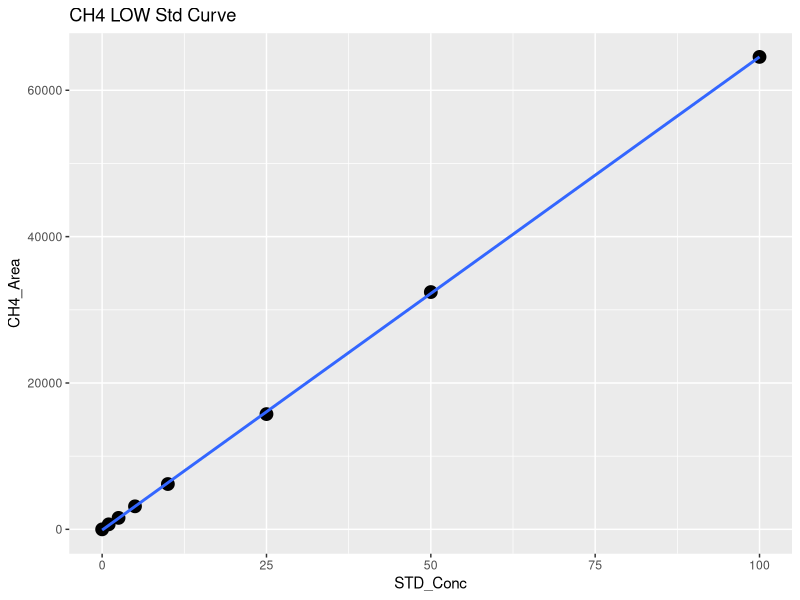
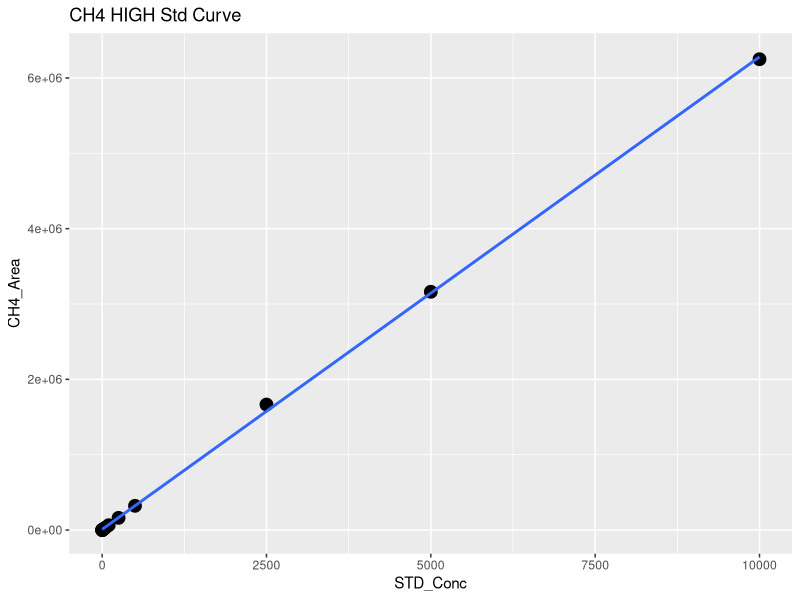
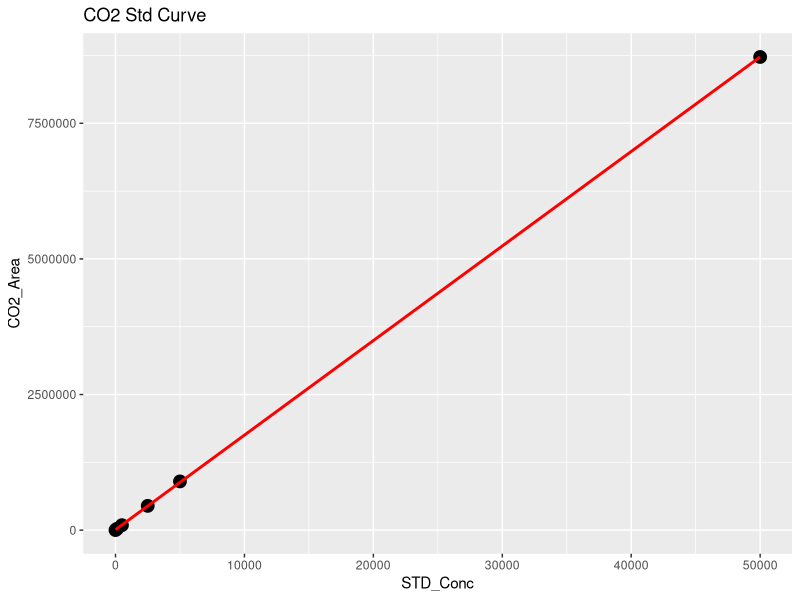
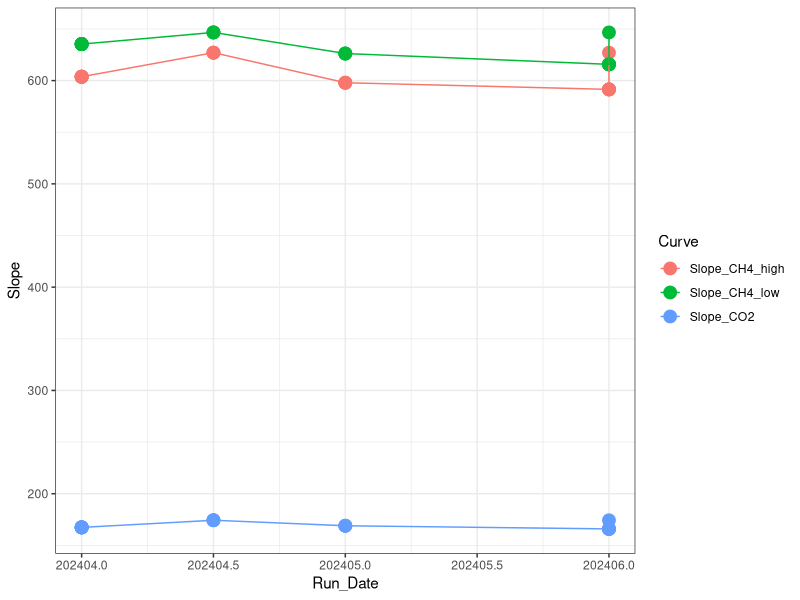

Reproduce these figures in R, in order. (Note: this script raises an error after producing the figures.)
## ---- chunk 1
library(dplyr)
library(ggplot2)
library(ggpubr)
library(stringr)
## ---- chunk 2

#Read in June Data 
raw <- read.csv("Raw Data/COMPASS_CBSYN_SGW_SWH_202404-05_entered.csv")
head(raw)

#pull out methane standards
stds_ch4 <-  raw %>%  
  filter(str_detect(Sample_Type, "STD_CH4"))
#head(stds_ch4)

#split into high curve and low curve for CH4
stds_ch4_low <- stds_ch4  %>%  
  filter(!STD_Conc > 100)

#Low curve for CH4
CH4_Low <- ggplot(stds_ch4_low, aes(STD_Conc, CH4_Area)) + geom_point(size=4) + 
  geom_smooth(method = "lm", se = FALSE) + labs(title="CH4 LOW Std Curve")
CH4_Low

CH4_Low_lm <- lm(stds_ch4_low$CH4_Area ~ stds_ch4_low$STD_Conc)
summary(CH4_Low_lm)
cf <- coef(CH4_Low_lm)

#create data frame with 1 rows and 0 columns
Slope_CH4_low <- data.frame(matrix(ncol = 0, nrow = 1))
Slope_CH4_low$Curve <- "Slope_CH4_low"
Slope_CH4_low$R2 <- summary(CH4_Low_lm)$adj.r.squared
Slope_CH4_low$Slope <- cf[2]
Slope_CH4_low$Intercept <- cf[1]
#head(Slope_CH4_low)

#High curve for CH4
CH4_High <- ggplot(stds_ch4, aes(STD_Conc, CH4_Area)) + geom_point(size=4) + 
  geom_smooth(method = "lm", se = FALSE) + labs(title="CH4 HIGH Std Curve")
CH4_High

stds_ch4_lm <- lm(stds_ch4$CH4_Area ~ stds_ch4$STD_Conc)
summary(stds_ch4_lm)
cf <- coef(stds_ch4_lm)

#create data frame with 1 rows and 0 columns
Slope_CH4_high <- data.frame(matrix(ncol = 0, nrow = 1))
Slope_CH4_high$Curve <- "Slope_CH4_high"
Slope_CH4_high$R2 <- summary(stds_ch4_lm)$adj.r.squared
Slope_CH4_high$Slope <- cf[2]
Slope_CH4_high$Intercept <- cf[1]
#head(Slope_CH4_high)

#pull out co2 standards
stds_co2 <-  raw %>%  
  filter(str_detect(Sample_Type, "STD_CO2"))
#head(stds_co2)

#CO2 Curve
CO2_stds <- ggplot(stds_co2, aes(STD_Conc, CO2_Area)) + geom_point(size=4) + 
  geom_smooth(method = "lm", se = FALSE, color="red") + labs(title="CO2 Std Curve")
CO2_stds

stds_co2_lm <- lm(stds_co2$CO2_Area ~ stds_co2$STD_Conc)
summary(stds_co2_lm)
cf <- coef(stds_co2_lm)

#create data frame with 1 rows and 0 columns
Slope_CO2 <- data.frame(matrix(ncol = 0, nrow = 1))
Slope_CO2$Curve <- "Slope_CO2"
Slope_CO2$R2 <- summary(stds_co2_lm)$adj.r.squared
Slope_CO2$Slope <- cf[2]
Slope_CO2$Intercept <- cf[1]
#head(Slope_CO2)

#pull all the slopes together into one dataframe 
Slopes <- rbind(Slope_CH4_low, Slope_CH4_high, Slope_CO2)
#head(Slopes)

#needs changed each time #####
Slopes$Run_Date <- c(202404.5, 202404.5, 202404.5)

log <- read.csv("Raw Data/COMPASS_Varian_QAQC_2024.csv")
head(log)
log <- log[ ,-c(1)]
log <- rbind(log, Slopes)

Slopes_chk <- ggplot(log, aes(Run_Date, Slope, col=Curve)) + geom_point(size=4) + geom_line() + theme_bw()
Slopes_chk

write.csv(log, "Raw Data/COMPASS_Varian_QAQC_2024.csv")
## ---- chunk 3
#head(raw)

#pull out methane standards
Samples <-  raw %>%  
  filter(!str_detect(Sample_Type, "STD_CH4")) %>%  
  filter(!str_detect(Sample_Type, "STD_CO2")) %>%  
  filter(!str_detect(Sample_Type, "Blank")) %>%  
  filter(!str_detect(Sample_Type, "Chk_STD")) %>%  
   filter(!str_detect(Sample_Type, "CHKSTD")) %>%
  filter(!str_detect(Sample_Type, "NA"))
#head(Samples)

#Now flag any areas that are above the 100ppm area for CH4
Samples$CH4_Curve <- ifelse(Samples$CH4_Area >71000, "High", "Low")
#head(Samples)

#Calculate CH4 concentrations in ppm
Samples$CH4_Conc_ppm <- ifelse(Samples$CH4_Area >71000, (Samples$CH4_Area-Slope_CH4_high$Intercept)/Slope_CH4_high$Slope,                                       (Samples$CH4_Area-Slope_CH4_low$Intercept)/Slope_CH4_low$Slope )

#Calculate CO2 concentrations in ppm 
Samples$CO2_Conc_ppm <- ((Samples$CO2_Area-Slope_CO2$Intercept)/Slope_CO2$Slope) 

#head(Samples)

##########make flags for any dilutions needed 
#highest CH4 standard = 10000
#highest CO2 standard = 50000

Samples$CH4_Flag <- ifelse(Samples$CH4_Conc_ppm >10000, "Needs Dilution", "Within Range")
Samples$CO2_Flag <- ifelse(Samples$CO2_Conc_ppm >50000, "Needs Dilution", "Within Range")
#head(Samples)

## ---- chunk 4

chks <-  raw %>%  
  filter(!str_detect(Sample_Type, "STD_CH4")) %>%  
  filter(!str_detect(Sample_Type, "STD_CO2")) %>%  
  filter(!str_detect(Sample_Type, "Blank")) %>%  
  filter(!str_detect(Sample_Type, "Unknown")) %>%  
  filter(!str_detect(Sample_Type, "NA"))
#head(chks)

#Calculate CH4 concentrations in ppm
chks$CH4_Conc_ppm <- ifelse(chks$CH4_Area >71000, 
                      (chks$CH4_Area-Slope_CH4_high$Intercept)/Slope_CH4_high$Slope,                                       (chks$CH4_Area-Slope_CH4_low$Intercept)/Slope_CH4_low$Slope )

#Calculate CO2 concentrations in ppm 
chks$CO2_Conc_ppm <- ((chks$CO2_Area-Slope_CO2$Intercept)/Slope_CO2$Slope)



#change this if check standard concentrations are different 
level_ch4 <- 5      #ppm
level_co2 <- 1000   #ppm

#calculate percent difference of check standards 
chks$Ch4_diff <- ((chks$CH4_Conc_ppm - level_ch4)/((chks$CH4_Conc_ppm + level_ch4)/2)) * 100
chks$CH4_diff_flag <-  ifelse(chks$Ch4_diff <10, 'YES', 'NO, rerun')

chks$CO2_diff <- ((chks$CO2_Conc_ppm - level_co2)/((chks$CO2_Conc_ppm + level_co2)/2)) * 100
chks$CO2_diff_flag <-  ifelse(chks$CO2_diff <10, 'YES', 'NO, rerun')

#now plot the Ch4 concentrations and the CO2 concentrations vs. the expected concentration 
#then also make the color the percent difference between the expected and observed concentration 

ch4_chk <-  ggplot(data = chks, aes(x = Sample_ID, y = CH4_Conc_ppm, fill=CH4_diff_flag)) +
       geom_bar(stat = 'identity') + 
        scale_fill_manual(values=c( "darkgreen", "darkgrey"))+
        #scale_fill_gradient2(low='red', mid='white', high='blue', space='Lab') + 
        theme_classic() + labs(x= " ", y="CH4  (ppm)", title="Check Stds: CH4") + 
        theme(legend.position="bottom") +  geom_hline(yintercept=level_ch4, linetype="dashed", 
                color = "black", size=1)


co2_chk <-  ggplot(data = chks, aes(x = Sample_ID, y = CO2_Conc_ppm, fill=CO2_diff_flag)) +
       geom_bar(stat = 'identity') + 
        scale_fill_manual(values=c("darkgreen", "darkgrey"))+
        #scale_fill_gradient2(low='red', mid='white', high='blue', space='Lab') + 
        theme_classic() + labs(x= " ", y="CO2  (ppm)", title="Check Stds: CO2") + 
        theme(legend.position="bottom") +  geom_hline(yintercept=level_co2, linetype="dashed", 
                color = "black", size=1)

ggarrange(ch4_chk, co2_chk, nrow=1, ncol=2)


## ---- chunk 5

#multiply the concentration by the dilution factor
Samples$CH4_Conc_ppm_dilcorr <- (Samples$CH4_Conc_ppm * Samples$Dilution_Factor)

Samples$CO2_Conc_ppm_dilcorr <- (Samples$CO2_Conc_ppm * Samples$Dilution_Factor)

#check results
#head(Samples)

#quick first look at the samples 
ch4_samples <-  ggplot(data = Samples, aes(x = Sample_ID, y = CH4_Conc_ppm, fill=CH4_Flag)) +
       geom_bar(stat = 'identity') + 
        scale_fill_manual(values=c("red","darkgreen"))+
        #scale_fill_gradient2(low='red', mid='white', high='blue', space='Lab') + 
        theme_classic() + labs(x= " ", y="CH4 (ppm)", title="CH4: Green = Within Range") + 
        theme(legend.position="none") 


co2_samples <-  ggplot(data = Samples, aes(x = Sample_ID, y = CO2_Conc_ppm, fill=CO2_Flag)) +
       geom_bar(stat = 'identity') + 
        scale_fill_manual(values=c("red", "darkgreen"))+
        #scale_fill_gradient2(low='red', mid='white', high='blue', space='Lab') + 
        theme_classic() + labs(x= " ", y="CO2 (ppm)", title="CO2: Green = Within Range") + 
        theme(legend.position="none") 

ggarrange(ch4_samples, co2_samples, nrow=1, ncol=2)


## ---- chunk 6

# Convert ppm CH4 to total umol CH4 in the sample headspace
# use Ideal Gas Law:  
#   hdsp umol CH4 = ppm CH4*(PV/RT) 
#      P = 1 (pressure in atm)
#      R = 0.082 (gas constant)
#      V = 0.015 (gas syringe volume in L)
#      T = "TempC" column value in Kelvin (equilibration temperature)

#set the volume used for the sample
#volume = 0.02
#TempC <-  25 #I am assuming 25C not sure how we want to handle this

#Calculate CH4 concentrations in ppm
#Samples$CH4_Conc_umol <- ifelse(Samples$G_W == "W",
#                    ((Samples$CH4_Conc_ppm_dilcorr*((1*volume/1000)/(0.08206*(TempC+273.15))))/(volume/1000)),
#                    ((((Samples$CH4_Conc_ppm_dilcorr/1000))/16.04)*1000000  ))
#Samples$CO2_Conc_umol <- ifelse(Samples$G_W == "W",
#                    ((Samples$CO2_Conc_ppm_dilcorr*((1*volume/1000)/(0.08206*(TempC+273.15))))/(volume/1000)),
#                    ((((Samples$CO2_Conc_ppm_dilcorr/1000))/16.04)*1000000  ))

#do an if then statement (if it says water use this and if it says gas then use )
#Samples$hdsp_umol_CH4 <- (Samples$CH4_Conc_ppm_dilcorr*((1*volume/1000)/(0.08206*(TempC+273.15))))/(volume/1000)
#Samples$hdsp_umol_CO2 <- Samples$CO2_Conc_ppm_dilcorr*((1*volume/1000)/(0.08206*(TempC+273.15)))
# Convert headspace CH4 to dissolved umol/L Ch4 in sample
#Samples$pw_umol_CH4 <- Samples$hdsp_umol_CH4/(volume/1000)

#quick first look at the samples 
#ch4_samples1 <-  ggplot(data = Samples, aes(x = Sample_ID, y = CH4_Conc_umol, fill=G_W)) +
#       geom_bar(stat = 'identity') + 
 #       scale_fill_manual(values=c("darkgrey","darkblue"))+
        #scale_fill_gradient2(low='red', mid='white', high='blue', space='Lab') + 
 #       theme_classic() + labs(x= " ", y="CH4 (uM)", title="CH4: Blue = PW Sample") + 
 #       theme(legend.position="none") 


#co2_samples1 <-  ggplot(data = Samples, aes(x = Sample_ID, y = CO2_Conc_umol, fill=G_W)) +
 #      geom_bar(stat = 'identity') + 
#        scale_fill_manual(values=c("darkgrey","darkblue"))+
        #scale_fill_gradient2(low='red', mid='white', high='blue', space='Lab') + 
#        theme_classic() + labs(x= " ", y="CO2 (uM)", title="CO2: Blue = PW Sample") + 
#        theme(legend.position="none") 

#ggarrange(ch4_samples1, co2_samples1, nrow=1, ncol=2)

## ---- chunk 7

#pull out what we need 
Samples1 <- Samples[ ,c(1:3,6:9,18:21)]
#head(Samples1)

IDs <- data.frame(do.call('rbind', strsplit(as.character(Samples1$Sample_ID),'_',fixed=TRUE)))
colnames(IDs) <- c("Site" , "Zone", "Replicate", "Depth")
IDs$Depth1 <- ifelse(IDs$Depth == '10cm', '10', 
                 ifelse(IDs$Depth == '20cm', '20', 
                        ifelse(IDs$Depth == '45cm', '45', '0')))
head(IDs)

#rejoin them to the dataframe
alldat <- cbind(IDs, Samples1)
head(alldat)

write.csv(alldat, "Processed Data/COMPASS_CBSYN_SGW_202404-05_SWH_Processed.csv")

